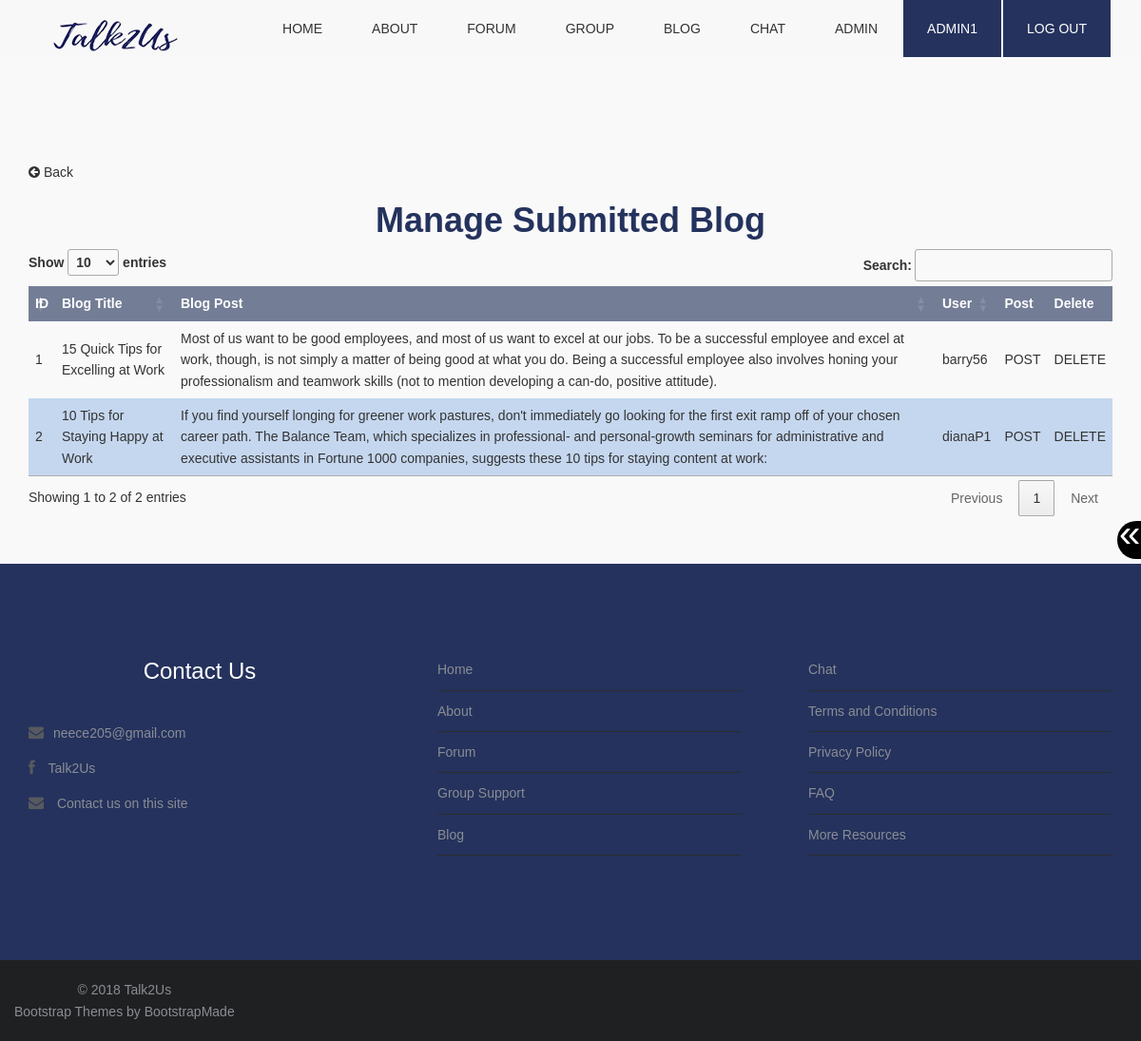
The app's page /manageSubmitted.php (signed in) with its own data.
### tables this page shows
CREATE TABLE `submitblogpost` (
  `sBlogID` int(10) NOT NULL,
  `sBlogName` varchar(255) NOT NULL,
  `sBlogPost` varchar(5000) NOT NULL,
  `sUserID` int(10) NOT NULL
);

CREATE TABLE `user` (
  `userID` int(10) NOT NULL,
  `username` varchar(50) NOT NULL,
  `usernameGen` varchar(50) NOT NULL,
  `email` varchar(50) NOT NULL,
  `passwordHash` varchar(255) NOT NULL,
  `dob` date NOT NULL,
  `accountID` int(10) NOT NULL,
  `banned` tinyint(1) NOT NULL,
  `verified` tinyint(1) NOT NULL
);

### manageSubmitted.php (the view, shortened to what this page needs)
<?php
	require_once("function.php");
	include "database_conn.php";
	if(isset($_SESSION['userID'])){
		$accountID = $_SESSION['role'];
	}
	$sqlfaq = "SELECT *
	FROM submitblogpost
	ORDER BY sBlogID";
	$rsfaq = mysqli_query($conn,$sqlfaq)
	or die(mysqli_error($conn));
	echo makePageStart("Talk2Us - Manage Submmited Blog");
	echo makeNav("");
	echo resizeButtons();
?>
<section class="box">
	<div class="container top-content">
<?php
	if (isset($_SESSION['userID'])){
		if ($accountID == "1") {
			if (mysqli_affected_rows($conn)>0) {
?>
<a href="manageBlog.php" class="backButton"><p><i class="fa fa-arrow-circle-left fa-1x"></i> Back</p></a>
	<h1><strong>Manage Submitted Blog</strong></h1>
	<table id="submitblogtable">
		<thead>
			<tr>
				<th>ID</th>
				<th>Blog Title</th>
				<th>Blog Post</th>
				<th>User</th>
				<th>Post</th>
				<th>Delete</th>
			</tr>
		</thead>
		<tbody>
<?php
				while($row = mysqli_fetch_assoc($rsfaq)){
					$id				= 	$row["sBlogID"];
					$title			=	$row["sBlogName"];
					$post			=	$row["sBlogPost"];
					$blogUserID		=	$row["sUserID"];
					$sqlUsername = "SELECT username
					FROM user
					WHERE userID='$blogUserID'";
					$rsUsername = mysqli_query($conn,$sqlUsername)
					or die(mysqli_error($conn));
					$row = mysqli_fetch_row($rsUsername)
					or die(mysqli_error($conn));
					$blogUsername = $row[0];
					echo "<tr>";
					echo "<td>$id</td>";
					echo "<td>$title</td>";
					echo "<td>$post</td>";
					echo "<td>$blogUsername</td>";
					echo "<td><a href=\"postBlogSub.php?blogid=$id\">POST</a></td>";
					echo "<td><a onClick=\"javascript: return confirm(' Are you sure you want to delete the submitted blog: $title?');\" href=\"deleteBlogSub.php?blogid=$id\">DELETE</a></td>";
					echo "</tr>";
				}
				echo"</tbody>";
				echo"</table>";
			} else {
				echo noexist("Submitted Blog");
				echo "<a href=\"manageBlog.php\"><p>Return to manage blogs</p></a>";
				echo "<a href=\"admin.php\"><p>Return to admin page</p></a>";
			}
		} else {
			echo wronglog("Admins");
		}
	} else {
		echo nolog();
	}
?>
</div>
</section>
<?php
	echo makeFooter();
  ?>

### css/style.css (style rules this page uses)
body { font-family: Arial, Helvetica, sans-serif; font-size:14px; font-weight:300; line-height:1.6em; color:#333; background-color:#fff; }
h1 { text-align:center; color: #24325D; }
p { color:#333; }
a { text-decoration:none; transition: all 0.1s ease-in-out; -moz-transition: all 0.1s ease-in-out; -webkit-transition: all 0.1s ease-in-out; -o-transition: all 0.1s ease-in-out; outline: none; color:#333; }
section.box { background-color:#f9f9f9; text-align:left; padding-top:50px; padding-bottom:50px; }
.inner-footer ul li,a { list-style:none; }
.top-content { margin-top: 120px !important; }
#submitblogtable td,th, #adminTable td,th,#userTable td,th,#contactTable td,th,#faqtable td,th,#faqquestable td,th, #dbCattable td,th , #applytable td,th , #postblogtable td,th , #submitblogtable td,th , #postblogcattable td,th , #repBlogtable td,th, #dbtopictable td,th, #groupmemtable td,th , #grouptable td,th,#repDBtable td,th,#repGStable td,th,#repChattable td,th { border-style: none !important; padding:0.5em !important; font-family: Arial, Helvetica, sans-serif !important; }
#submitblogtable th, #adminTable th,#userTable th,#contactTable th,#faqtable th,#faqquestable th,#dbCattable th,#applytable th,#postblogtable th,#submitblogtable th ,#postblogcattable th,#repBlogtable th,#dbtopictable th ,#groupmemtable th,#grouptable th,#repDBtable th,#repGStable th,#repChattable th { background-color: #737D96 !important; color: #FFFFFF !important; }
#submitblogtable tr:nth-of-type(even), #adminTable tr:nth-of-type(even),#userTable tr:nth-of-type(even),#contactTable tr:nth-of-type(even),#faqtable tr:nth-of-type(even),#faqquestable tr:nth-of-type(even),#dbCattable tr:nth-of-type(even),#applytable tr:nth-of-type(even),#postblogtable tr:nth-of-type(even),#submitblogtable tr:nth-of-type(even),#postblogcattable tr:nth-of-type(even),#repBlogtable tr:nth-of-type(even),#dbtopictable tr:nth-of-type(even),#groupmemtable tr:nth-of-type(even),#grouptable tr:nth-of-type(even),#repDBtable tr:nth-of-type(even),#repGStable tr:nth-of-type(even),#repChattable tr:nth-of-type(even) { background-color: #C5D7EF !important; }
#submitblogtable thead, #adminTable thead,#userTable thead,#contactTable thead,#faqtable thead,#faqquestable thead ,#dbCattable thead ,#applytable thead,#postblogtable thead,#submitblogtable thead ,#postblogcattable thead ,#repBlogtable thead,#dbtopictable thead,#groupmemtable thead,#grouptable thead,#repDBtable thead,#repGStable thead,#repChattable thead { background-color: #737D96 !important; color: #FFFFFF !important; }
.backButton { cursor: pointer; }

### records on screen
submitblogpost: sBlogID "1", sBlogName "15 Quick Tips for Excelling at Work", sBlogPost "Most of us want to be good employees, and most of us want to excel at our jobs. To be a successful employee and excel at work, though, is not simply a matter of being good at what you do. Being a successful employee also involves honing your professionalism and teamwork skills (not to mention developing a can-do, positive attitude).", sUserID.username "barry56"
submitblogpost: sBlogID "2", sBlogName "10 Tips for Staying Happy at Work", sBlogPost "If you find yourself longing for greener work pastures, don't immediately go looking for the first exit ramp off of your chosen career path. The Balance Team, which specializes in professional- and personal-growth seminars for administrative and executive assistants in Fortune 1000 companies, suggests these 10 tips for staying content at work:", sUserID.username "dianaP1"

### other values on screen
$_SESSION['username'] "ADMIN1"
